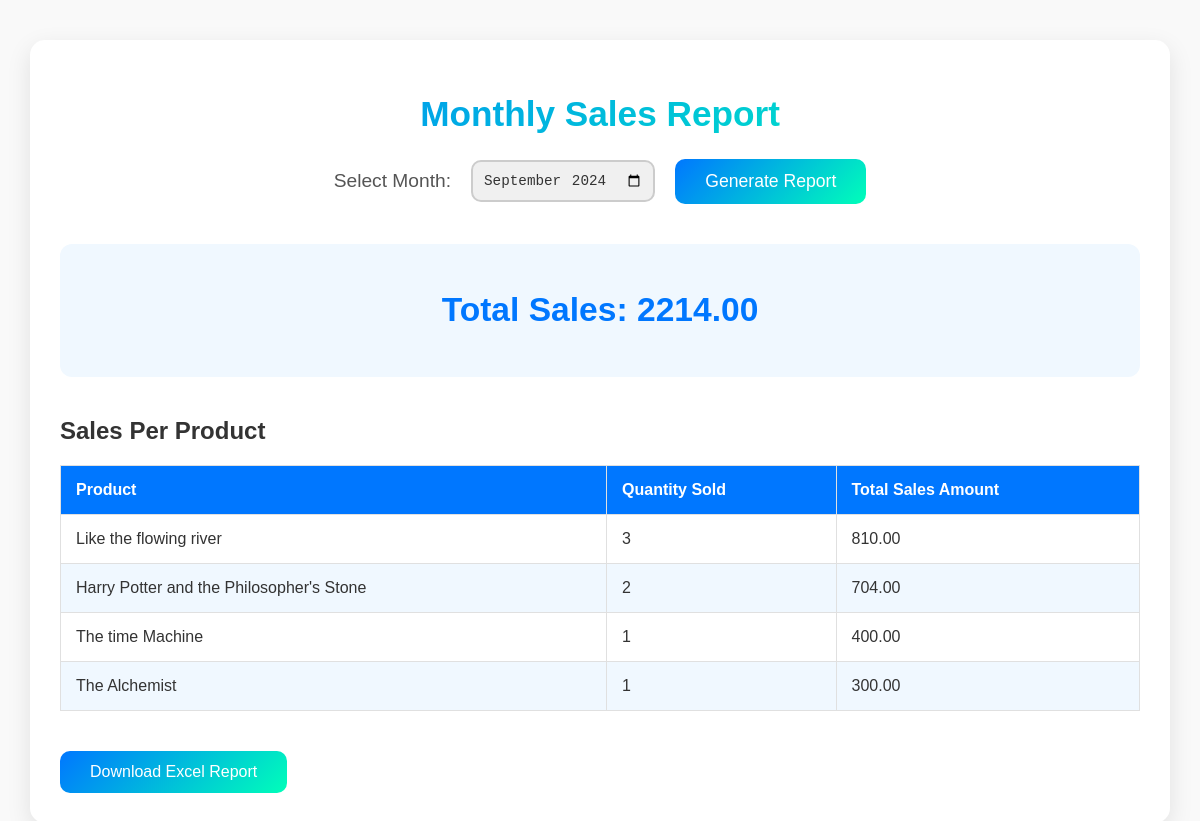
The page /reports/ on the database its author committed.
### beautystore_app/models.py (models this page shows, shortened)
class Product(models.Model):
    name = models.CharField(max_length=255)
    author = models.CharField(max_length=255)
    price = models.FloatField()
    stock = models.IntegerField()
    image = models.ImageField(upload_to='product_images/')
    description = models.TextField()
    quantity_available = models.PositiveIntegerField(default=0)
    published_date = models.DateField(null=True, blank=True)
    genre = models.CharField(max_length=255, null=True, blank=True)  # Genre of the book
    isbn = models.CharField(max_length=13, unique=True)
    publisher = models.CharField(max_length=255, null=True, blank=True)
    page_count = models.PositiveIntegerField(null=True, blank=True)
    country_of_origin = models.CharField(max_length=255, null=True, blank=True)
    seller = models.ForeignKey(Seller, on_delete=models.CASCADE)
    subcategory = models.ForeignKey(Subcategory, on_delete=models.CASCADE)
    quantity_in_stock = models.PositiveIntegerField(default=0)
    reorder_level = models.PositiveIntegerField(default=0)
    cost = models.DecimalField(max_digits=10, decimal_places=2,default=100)

### beautystore_app/views.py (the view, shortened to what this page needs)
# urls.py: path('reports/', views.monthly_sales_report, name='admin_reports'),
def monthly_sales_report(request):
    month = request.GET.get('month', datetime.now().strftime('%Y-%m'))
    year, month = map(int, month.split('-'))
    start_date = datetime(year, month, 1)
    if month < 12:
        end_date = datetime(year, month + 1, 1)
    else:
        end_date = datetime(year + 1, 1, 1)
    orders = Order.objects.filter(order_date__range=[start_date, end_date])
    total_sales = sum(order.total_price() for order in orders) or 0
    order_items = OrderItem.objects.filter(order__in=orders)
    product_sales = order_items.values('product__name').annotate(
        total_quantity=Sum('quantity'),
        total_price=Sum(F('quantity') * F('product__price'))
    ).order_by('-total_price')
    context = {
        'total_sales': total_sales,
        'month': f"{year}-{month:02d}",
        'product_sales': product_sales,
    }
    return render(request, 'admin_report.html', context)

### beautystore_app/models.py (called while the page is built)
    def total_price(self):
        return sum(item.total_price() for item in self.orderitem_set.all())

    def total_price(self):
        return self.product.price * self.quantity

### templates/admin_report.html (shortened to what this page needs)
<!DOCTYPE html>
<html lang="en">
<head>
</head>
<body>
    <div class="container">
        <h1>Monthly Sales Report</h1>
        <form method="get" action="{% url 'admin_reports' %}">
            <label for="month">Select Month:</label>
            <input type="month" id="month" name="month" value="{{ month }}" required>
            <button type="submit">Generate Report</button>
        </form>
        <div class="report-summary">
            <h2>Total Sales: {{ total_sales|floatformat:2 }}</h2>
        </div>
        <h3>Sales Per Product</h3>
        <table>
            <thead>
                <tr>
                    <th>Product</th>
                    <th>Quantity Sold</th>
                    <th>Total Sales Amount</th>
                </tr>
            </thead>
            <tbody>
                {% for item in product_sales %}
                <tr>
                    <td>{{ item.product__name }}</td>
                    <td>{{ item.total_quantity }}</td>
                    <td>{{ item.total_price|floatformat:2 }}</td>
                </tr>
                {% empty %}
                <tr>
                    <td colspan="3">No sales data available for this month.</td>
                </tr>
                {% endfor %}
            </tbody>
        </table>
        <a href="{% url 'admin_reports' %}?month={{ month }}&export=true" class="download-button">Download Excel Report</a>
    </div>
</body>
</html>

### templates/admin_report.html (style rules this page uses)
body { font-family: 'Poppins', sans-serif; background-color: #f9f9f9; color: #333; margin: 0; padding: 0; }
.container { width: 90%; max-width: 1200px; margin: 40px auto; padding: 30px; background-color: #ffffff; border-radius: 15px; box-shadow: 0 8px 24px rgba(0, 0, 0, 0.1); }
h1 { color: #0077ff; font-size: 2.2rem; text-align: center; margin-bottom: 25px; background: linear-gradient(135deg, #0077ff, #00ffb9); -webkit-background-clip: text; color: transparent; }
form { display: flex; justify-content: center; align-items: center; margin-bottom: 40px; }
label { font-size: 1.2em; color: #555; margin-right: 20px; }
input[type="month"] { padding: 10px; font-size: 1.1em; border: 2px solid #ccc; background-color: #f0f0f0; color: #333; border-radius: 10px; margin-right: 20px; outline: none; transition: all 0.3s ease; }
button { padding: 12px 30px; font-size: 1.1em; background: linear-gradient(135deg, #0077ff, #00ffb9); color: #fff; border: none; border-radius: 10px; cursor: pointer; transition: transform 0.3s ease, box-shadow 0.3s ease; }
.report-summary { margin-bottom: 40px; padding: 20px; background-color: #f0f8ff; border-radius: 12px; font-size: 1.4em; color: #0077ff; text-align: center; }
h3 { font-size: 1.5rem; color: #333; margin-bottom: 20px; }
table { width: 100%; border-collapse: collapse; background-color: #ffffff; margin-bottom: 40px; color: #333; border: 1px solid #e0e0e0; }
th, td { padding: 15px; text-align: left; border: 1px solid #e0e0e0; }
th { background-color: #0077ff; color: #ffffff; }
tbody tr:nth-child(even) { background-color: #f0f8ff; }
.download-button { display: inline-block; padding: 12px 30px; background: linear-gradient(135deg, #0077ff, #00ffb9); color: #ffffff; border: none; border-radius: 10px; text-decoration: none; text-align: center; transition: transform 0.3s ease, box-shadow 0.3s ease; }

### rows shown on the page
Product: product__name "Like the flowing river", total_quantity "3", total_price "810.00"
Product: product__name "Harry Potter and the Philosopher's Stone", total_quantity "2", total_price "704.00"
Product: product__name "The time Machine", total_quantity "1", total_price "400.00"
Product: product__name "The Alchemist", total_quantity "1", total_price "300.00"

### other values the page prints
{{ total_sales|floatformat:2 }} "2214.00"
